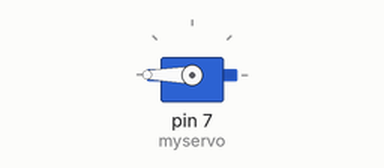
This sketch was run on a simulated Arduino Uno, built with avr-gcc and run on an emulated ATmega328P. On the bench: servo. What the sketch prints to the serial monitor is not drawn.

Above: at 0.05 s.
Timing chart, 0 to 4.6 s (numbered marks = the images above):
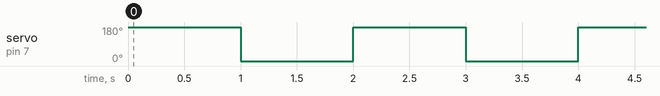

Measured:
- by itself, servo on pin 7 (myservo): alternates 180° for 1.0 s and 0° for 1.0 s

The sketch:

Servo.ino
```cpp
#include <Servo.h>      // 引用官方舵机库
Servo myservo;         // 创建一个舵机控制对象
void setup(){
  Serial.begin(9600);
  myservo.attach(7);     // 绑定至数字引脚D7
}
void loop(){
  myservo.write(180);   // 写入角度
  Serial.println(myservo.read());  // 打印舵机角度
  delay(1000);
  myservo.write(0);
  Serial.println(myservo.read());
  delay(1000);
}
```
